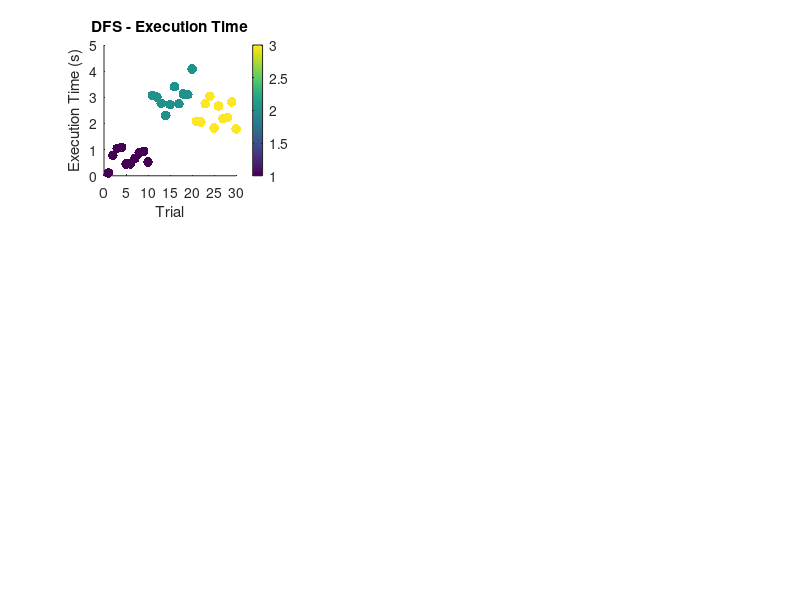

Write MATLAB code to recreate this figure. (Note: this script raises an error after producing the figure.)
% MATLAB Script for Individual Algorithm Performance Scatter Plots
clear; close all; clc;

% Define algorithms and sizes
algorithms = {'DFS', 'A*', 'HYBRID'};
sizes = {'7x7', '15x15', '21x21'};
colors = [0.2 0.6 0.8; 0.8 0.4 0.2; 0.4 0.7 0.3]; % Different colors for grid sizes

% Load all data
% DFS Data
dfs_data = struct();
dfs_data.execution_time = [
    0.108; 0.780; 1.048; 1.090; 0.448; 0.456; 0.662; 0.874; 0.940; 0.525; % 7x7
    3.078; 3.006; 2.775; 2.308; 2.724; 3.402; 2.754; 3.129; 3.107; 4.081; % 15x15
    2.086; 2.058; 2.752; 3.043; 1.828; 2.669; 2.181; 2.224; 2.821; 1.792  % 21x21
];
dfs_data.accuracy = [
    median([1,1]); median([0.9667,1]); median([1,1]); median([1,1]); median([1,1]); 
    median([1,1]); median([1,1]); median([1,1]); median([1,1]); median([1,1]); % 7x7
    median([0.9917,1]); median([1,1]); median([0.9915,1]); median([0.9915,1]); median([0.9911,1]);
    median([1,1]); median([1,1]); median([0.9915,1]); median([0.9915,1]); median([0.9915,1]); % 15x15
    median([1,1]); median([1,1]); median([1,1]); median([1,1]); median([1,1]);
    median([0.9949,1]); median([0.9949,1]); median([1,1]); median([0.9776,1]); median([1,1])  % 21x21
];
dfs_data.memory_usage = [
    2.81; 9.15; 7.16; 3.31; 1.61; 9.13; 2.71; 6.39; 10.66; 7.39; % 7x7
    14.24; 12.47; 12.97; 9.20; 10.71; 9.42; 7.78; 9.15; 9.85; 7.77; % 15x15
    3.89; 13.27; 7.11; 11.62; 11.37; 7.41; 11.63; 8.65; 7.42; 14.65  % 21x21
];
dfs_data.size_groups = [ones(10,1); 2*ones(10,1); 3*ones(10,1)]; % 1=7x7, 2=15x15, 3=21x21

% A* Data
astar_data = struct();
astar_data.execution_time = [
    0.078; 0.424; 0.472; 0.485; 0.270; 0.297; 0.370; 0.341; 0.435; 0.281; % 7x7
    1.876; 1.348; 1.224; 1.074; 1.117; 1.425; 1.356; 1.340; 1.906; 1.816; % 15x15
    1.235; 1.095; 1.162; 1.179; 1.075; 1.290; 1.113; 1.192; 1.093; 0.912  % 21x21
];
astar_data.accuracy = [
    median([1,1]); median([0.9667,1]); median([1,1]); median([1,1]); median([1,1]);
    median([1,1]); median([1,1]); median([1,1]); median([1,1]); median([1,1]); % 7x7
    median([0.9917,1]); median([1,1]); median([0.9915,1]); median([0.9915,1]); median([0.9821,1]);
    median([0.9915,1]); median([1,1]); median([0.9915,1]); median([0.9915,1]); median([0.9758,1]); % 15x15
    median([0.9944,1]); median([1,1]); median([1,1]); median([1,1]); median([0.9942,1]);
    median([0.9898,1]); median([0.9949,1]); median([0.9831,1]); median([0.9779,1]); median([1,1])  % 21x21
];
astar_data.memory_usage = [
    15.79; 5.47; 5.66; 14.13; 12.12; 14.57; 10.84; 4.85; 4.81; 4.89; % 7x7
    55.59; 53.98; 56.30; 22.89; 26.95; 33.98; 21.72; 23.85; 34.54; 31.51; % 15x15
    80.12; 111.87; 78.29; 89.97; 66.70; 70.05; 66.23; 65.14; 63.55; 67.57  % 21x21
];
astar_data.size_groups = [ones(10,1); 2*ones(10,1); 3*ones(10,1)];

% Hybrid Data
hybrid_data = struct();
hybrid_data.execution_time = [
    0.227; 0.374; 0.313; 0.285; 0.373; 0.472; 0.311; 0.319; 0.413; 0.273; % 7x7
    0.936; 0.816; 0.716; 0.710; 0.774; 0.846; 0.708; 1.326; 0.638; 0.963; % 15x15
    1.301; 1.554; 1.605; 1.667; 1.330; 1.299; 1.386; 1.361; 1.411; 1.254  % 21x21
];
hybrid_data.accuracy = [
    median([1,1]); median([1,1]); median([1,1]); median([1,1]); median([1,1]);
    median([1,1]); median([1,1]); median([1,1]); median([1,1]); median([1,1]); % 7x7
    median([1,1]); median([1,1]); median([1,1]); median([1,1]); median([0.9892,1]);
    median([1,1]); median([1,1]); median([0.991,1]); median([1,1]); median([0.9878,1]); % 15x15
    median([1,1]); median([0.9797,1]); median([0.9795,1]); median([1,1]); median([1,1]);
    median([1,1]); median([1,1]); median([0.9945,1]); median([1,1]); median([1,1])  % 21x21
];
hybrid_data.memory_usage = [
    7.57; 6.78; 4.02; 3.01; 2.87; 2.25; 2.50; 0.98; 2.18; 3.17; % 7x7
    2.63; 3.27; 1.15; 3.03; 1.35; 2.92; 1.24; 1.48; 1.42; 3.51; % 15x15
    1.12; 1.64; 4.30; 9.03; 128.59; 11.28; 5.62; 5.71; 7.18; 7.67  % 21x21
];
hybrid_data.size_groups = [ones(10,1); 2*ones(10,1); 3*ones(10,1)];

% Create individual scatter plots for each algorithm and metric
figure('Position', [100, 100, 1500, 1200]);

% DFS Plots
subplot(3,3,1);
scatter(1:length(dfs_data.execution_time), dfs_data.execution_time, 50, dfs_data.size_groups, 'filled');
xlabel('Trial');
ylabel('Execution Time (s)');
title('DFS - Execution Time');
colorbar('Ticks', [1,2,3], 'TickLabels', sizes);
grid on;

subplot(3,3,2);
scatter(1:length(dfs_data.accuracy), dfs_data.accuracy, 50, dfs_data.size_groups, 'filled');
xlabel('Trial');
ylabel('Accuracy (Median Cell/Word)');
title('DFS - Accuracy');
colorbar('Ticks', [1,2,3], 'TickLabels', sizes);
grid on;
ylim([0.95, 1.01]);

subplot(3,3,3);
scatter(1:length(dfs_data.memory_usage), dfs_data.memory_usage, 50, dfs_data.size_groups, 'filled');
xlabel('Trial');
ylabel('Memory Usage (KB)');
title('DFS - Memory Usage');
colorbar('Ticks', [1,2,3], 'TickLabels', sizes);
grid on;

% A* Plots
subplot(3,3,4);
scatter(1:length(astar_data.execution_time), astar_data.execution_time, 50, astar_data.size_groups, 'filled');
xlabel('Trial');
ylabel('Execution Time (s)');
title('A* - Execution Time');
colorbar('Ticks', [1,2,3], 'TickLabels', sizes);
grid on;

subplot(3,3,5);
scatter(1:length(astar_data.accuracy), astar_data.accuracy, 50, astar_data.size_groups, 'filled');
xlabel('Trial');
ylabel('Accuracy (Median Cell/Word)');
title('A* - Accuracy');
colorbar('Ticks', [1,2,3], 'TickLabels', sizes);
grid on;
ylim([0.95, 1.01]);

subplot(3,3,6);
scatter(1:length(astar_data.memory_usage), astar_data.memory_usage, 50, astar_data.size_groups, 'filled');
xlabel('Trial');
ylabel('Memory Usage (KB)');
title('A* - Memory Usage');
colorbar('Ticks', [1,2,3], 'TickLabels', sizes);
grid on;

% Hybrid Plots
subplot(3,3,7);
scatter(1:length(hybrid_data.execution_time), hybrid_data.execution_time, 50, hybrid_data.size_groups, 'filled');
xlabel('Trial');
ylabel('Execution Time (s)');
title('Hybrid - Execution Time');
colorbar('Ticks', [1,2,3], 'TickLabels', sizes);
grid on;

subplot(3,3,8);
scatter(1:length(hybrid_data.accuracy), hybrid_data.accuracy, 50, hybrid_data.size_groups, 'filled');
xlabel('Trial');
ylabel('Accuracy (Median Cell/Word)');
title('Hybrid - Accuracy');
colorbar('Ticks', [1,2,3], 'TickLabels', sizes);
grid on;
ylim([0.95, 1.01]);

subplot(3,3,9);
scatter(1:length(hybrid_data.memory_usage), hybrid_data.memory_usage, 50, hybrid_data.size_groups, 'filled');
xlabel('Trial');
ylabel('Memory Usage (KB)');
title('Hybrid - Memory Usage');
colorbar('Ticks', [1,2,3], 'TickLabels', sizes);
grid on;

sgtitle('Individual Algorithm Performance Metrics (All Grid Sizes)', 'FontSize', 16, 'FontWeight', 'bold');

% Create separate figures for each algorithm with enhanced visualization
for alg_idx = 1:length(algorithms)
    figure('Position', [100, 100, 1400, 400]);
    
    switch alg_idx
        case 1
            data = dfs_data;
            alg_name = 'DFS';
        case 2
            data = astar_data;
            alg_name = 'A*';
        case 3
            data = hybrid_data;
            alg_name = 'Hybrid';
    end
    
    % Execution Time
    subplot(1,3,1);
    hold on;
    for size_idx = 1:3
        mask = data.size_groups == size_idx;
        scatter(find(mask), data.execution_time(mask), 60, colors(size_idx,:), 'filled', 'MarkerEdgeColor', 'k');
    end
    xlabel('Trial Index');
    ylabel('Execution Time (s)');
    title([alg_name ' - Execution Time']);
    legend(sizes, 'Location', 'best');
    grid on;
    
    % Accuracy
    subplot(1,3,2);
    hold on;
    for size_idx = 1:3
        mask = data.size_groups == size_idx;
        scatter(find(mask), data.accuracy(mask), 60, colors(size_idx,:), 'filled', 'MarkerEdgeColor', 'k');
    end
    xlabel('Trial Index');
    ylabel('Accuracy (Median Cell/Word)');
    title([alg_name ' - Accuracy']);
    legend(sizes, 'Location', 'best');
    grid on;
    ylim([0.95, 1.01]);
    
    % Memory Usage
    subplot(1,3,3);
    hold on;
    for size_idx = 1:3
        mask = data.size_groups == size_idx;
        scatter(find(mask), data.memory_usage(mask), 60, colors(size_idx,:), 'filled', 'MarkerEdgeColor', 'k');
    end
    xlabel('Trial Index');
    ylabel('Memory Usage (KB)');
    title([alg_name ' - Memory Usage']);
    legend(sizes, 'Location', 'best');
    grid on;
    
    sgtitle([alg_name ' Algorithm Performance Across All Grid Sizes'], 'FontSize', 14, 'FontWeight', 'bold');
end

% Display summary statistics
fprintf('\n=== PERFORMANCE STATISTICS (All Grid Sizes Combined) ===\n');
fprintf('Algorithm\tTime Mean (s)\tTime Std (s)\tAcc Mean\tAcc Std\tMem Mean (KB)\tMem Std (KB)\n');
fprintf('---------\t-------------\t------------\t--------\t-------\t-------------\t------------\n');

data_sets = {dfs_data, astar_data, hybrid_data};
for i = 1:length(algorithms)
    data = data_sets{i};
    time_mean = mean(data.execution_time);
    time_std = std(data.execution_time);
    acc_mean = mean(data.accuracy);
    acc_std = std(data.accuracy);
    mem_mean = mean(data.memory_usage);
    mem_std = std(data.memory_usage);
    
    fprintf('%-10s\t%-13.3f\t%-12.3f\t%-8.4f\t%-7.4f\t%-13.2f\t%-12.2f\n', ...
        algorithms{i}, time_mean, time_std, acc_mean, acc_std, mem_mean, mem_std);
end

% Save figures
saveas(1, 'all_algorithms_performance.png');
for i = 1:length(algorithms)
    saveas(i+1, [algorithms{i} '_performance.png']);
end

fprintf('\nPlots saved as:\n');
fprintf('- all_algorithms_performance.png (3x3 grid)\n');
for i = 1:length(algorithms)
    fprintf('- %s_performance.png (individual algorithm)\n', algorithms{i});
end